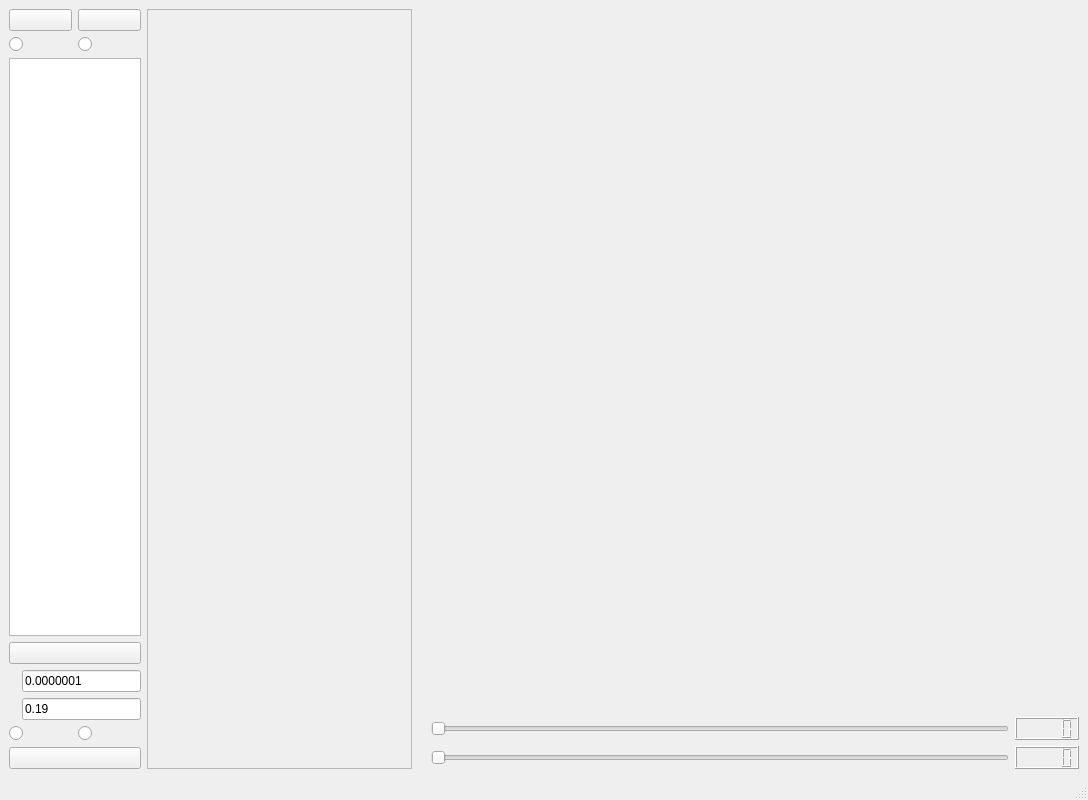
<?xml version="1.0" encoding="UTF-8"?>
<ui version="4.0">
 <class>MainWindow</class>
 <widget class="QMainWindow" name="MainWindow">
  <property name="geometry">
   <rect>
    <x>0</x>
    <y>0</y>
    <width>1088</width>
    <height>800</height>
   </rect>
  </property>
  <property name="windowTitle">
   <string>MainWindow</string>
  </property>
  <widget class="QWidget" name="centralwidget">
   <layout class="QHBoxLayout" name="horizontalLayout_6">
    <item>
     <layout class="QHBoxLayout" name="horizontalLayout_4" stretch="1,2,5">
      <item>
       <layout class="QVBoxLayout" name="verticalLayout_3">
        <item>
         <layout class="QVBoxLayout" name="verticalLayout">
          <item>
           <layout class="QHBoxLayout" name="horizontalLayout_5">
            <item>
             <widget class="QPushButton" name="wyChooseFile">
              <property name="text">
               <string/>
              </property>
              <property name="icon">
               <iconset>
                <normalon>:/pic/img/folder.png</normalon>
               </iconset>
              </property>
              <property name="iconSize">
               <size>
                <width>30</width>
                <height>30</height>
               </size>
              </property>
              <property name="autoDefault">
               <bool>false</bool>
              </property>
             </widget>
            </item>
            <item>
             <widget class="QPushButton" name="wyShowArchitecture">
              <property name="text">
               <string/>
              </property>
              <property name="icon">
               <iconset resource="img.qrc">
                <normaloff>:/pic/img/biology.png</normaloff>:/pic/img/biology.png</iconset>
              </property>
              <property name="iconSize">
               <size>
                <width>30</width>
                <height>30</height>
               </size>
              </property>
             </widget>
            </item>
           </layout>
          </item>
          <item>
           <layout class="QHBoxLayout" name="horizontalLayout">
            <item>
             <widget class="QRadioButton" name="radioButton">
              <property name="text">
               <string/>
              </property>
              <property name="icon">
               <iconset>
                <normalon>:/pic/img/funnel.png</normalon>
               </iconset>
              </property>
              <property name="iconSize">
               <size>
                <width>30</width>
                <height>30</height>
               </size>
              </property>
             </widget>
            </item>
            <item>
             <widget class="QRadioButton" name="radioButton_2">
              <property name="text">
               <string/>
              </property>
              <property name="icon">
               <iconset>
                <normalon>:/pic/img/layers.png</normalon>
               </iconset>
              </property>
              <property name="iconSize">
               <size>
                <width>30</width>
                <height>30</height>
               </size>
              </property>
             </widget>
            </item>
           </layout>
          </item>
         </layout>
        </item>
        <item>
         <widget class="QListView" name="listView"/>
        </item>
        <item>
         <layout class="QVBoxLayout" name="verticalLayout_2">
          <item>
           <widget class="QPushButton" name="wyPlot">
            <property name="text">
             <string/>
            </property>
            <property name="icon">
             <iconset>
              <normalon>:/pic/img/brush.png</normalon>
             </iconset>
            </property>
            <property name="iconSize">
             <size>
              <width>30</width>
              <height>30</height>
             </size>
            </property>
           </widget>
          </item>
          <item>
           <layout class="QHBoxLayout" name="horizontalLayout_7">
            <item>
             <widget class="QLabel" name="labelPatch_2">
              <property name="sizePolicy">
               <sizepolicy hsizetype="Fixed" vsizetype="Fixed">
                <horstretch>0</horstretch>
                <verstretch>0</verstretch>
               </sizepolicy>
              </property>
              <property name="maximumSize">
               <size>
                <width>30</width>
                <height>30</height>
               </size>
              </property>
              <property name="text">
               <string/>
              </property>
              <property name="textFormat">
               <enum>Qt::AutoText</enum>
              </property>
              <property name="pixmap">
               <pixmap resource="img.qrc">:/pic/img/alpha.png</pixmap>
              </property>
              <property name="scaledContents">
               <bool>true</bool>
              </property>
             </widget>
            </item>
            <item>
             <widget class="QLineEdit" name="lineEdit">
              <property name="text">
               <string>0.0000001</string>
              </property>
             </widget>
            </item>
           </layout>
          </item>
          <item>
           <layout class="QHBoxLayout" name="horizontalLayout_8">
            <item>
             <widget class="QLabel" name="labelPatch_3">
              <property name="sizePolicy">
               <sizepolicy hsizetype="Fixed" vsizetype="Fixed">
                <horstretch>0</horstretch>
                <verstretch>0</verstretch>
               </sizepolicy>
              </property>
              <property name="maximumSize">
               <size>
                <width>30</width>
                <height>30</height>
               </size>
              </property>
              <property name="text">
               <string/>
              </property>
              <property name="textFormat">
               <enum>Qt::AutoText</enum>
              </property>
              <property name="pixmap">
               <pixmap resource="img.qrc">:/pic/img/gamma.png</pixmap>
              </property>
              <property name="scaledContents">
               <bool>true</bool>
              </property>
             </widget>
            </item>
            <item>
             <widget class="QLineEdit" name="lineEdit_2">
              <property name="text">
               <string>0.19</string>
              </property>
             </widget>
            </item>
           </layout>
          </item>
          <item>
           <layout class="QHBoxLayout" name="horizontalLayout_9">
            <item>
             <widget class="QRadioButton" name="radioButton_3">
              <property name="text">
               <string/>
              </property>
              <property name="icon">
               <iconset resource="img.qrc">
                <normaloff>:/pic/img/one.png</normaloff>:/pic/img/one.png</iconset>
              </property>
              <property name="iconSize">
               <size>
                <width>30</width>
                <height>30</height>
               </size>
              </property>
             </widget>
            </item>
            <item>
             <widget class="QRadioButton" name="radioButton_4">
              <property name="text">
               <string/>
              </property>
              <property name="icon">
               <iconset resource="img.qrc">
                <normaloff>:/pic/img/two.png</normaloff>:/pic/img/two.png</iconset>
              </property>
              <property name="iconSize">
               <size>
                <width>30</width>
                <height>30</height>
               </size>
              </property>
             </widget>
            </item>
           </layout>
          </item>
          <item>
           <widget class="QPushButton" name="wySubsetSelection">
            <property name="text">
             <string/>
            </property>
            <property name="icon">
             <iconset>
              <normalon>:/pic/img/microscope.png</normalon>
             </iconset>
            </property>
            <property name="iconSize">
             <size>
              <width>30</width>
              <height>30</height>
             </size>
            </property>
           </widget>
          </item>
         </layout>
        </item>
       </layout>
      </item>
      <item>
       <widget class="QScrollArea" name="scrollArea">
        <property name="widgetResizable">
         <bool>true</bool>
        </property>
        <widget class="QWidget" name="scrollAreaWidgetContents">
         <property name="geometry">
          <rect>
           <x>0</x>
           <y>0</y>
           <width>262</width>
           <height>733</height>
          </rect>
         </property>
        </widget>
       </widget>
      </item>
      <item>
       <layout class="QVBoxLayout" name="verticalLayout_4">
        <item>
         <widget class="MatplotlibWidget" name="matplotlibwidget_static" native="true">
          <property name="sizePolicy">
           <sizepolicy hsizetype="Preferred" vsizetype="Expanding">
            <horstretch>0</horstretch>
            <verstretch>0</verstretch>
           </sizepolicy>
          </property>
         </widget>
        </item>
        <item>
         <layout class="QHBoxLayout" name="horizontalLayout_2">
          <item>
           <widget class="QLabel" name="labelPatch">
            <property name="sizePolicy">
             <sizepolicy hsizetype="Fixed" vsizetype="Fixed">
              <horstretch>0</horstretch>
              <verstretch>0</verstretch>
             </sizepolicy>
            </property>
            <property name="maximumSize">
             <size>
              <width>30</width>
              <height>30</height>
             </size>
            </property>
            <property name="text">
             <string/>
            </property>
            <property name="textFormat">
             <enum>Qt::AutoText</enum>
            </property>
            <property name="pixmap">
             <pixmap resource="img.qrc">:/pic/img/input.png</pixmap>
            </property>
            <property name="scaledContents">
             <bool>true</bool>
            </property>
           </widget>
          </item>
          <item>
           <widget class="QSlider" name="horizontalSliderPatch">
            <property name="sizePolicy">
             <sizepolicy hsizetype="Expanding" vsizetype="Fixed">
              <horstretch>0</horstretch>
              <verstretch>0</verstretch>
             </sizepolicy>
            </property>
            <property name="orientation">
             <enum>Qt::Horizontal</enum>
            </property>
           </widget>
          </item>
          <item>
           <widget class="QLCDNumber" name="lcdNumberPatch">
            <property name="sizePolicy">
             <sizepolicy hsizetype="Minimum" vsizetype="Fixed">
              <horstretch>0</horstretch>
              <verstretch>0</verstretch>
             </sizepolicy>
            </property>
           </widget>
          </item>
         </layout>
        </item>
        <item>
         <layout class="QHBoxLayout" name="horizontalLayout_3">
          <item>
           <widget class="QLabel" name="labelSlice">
            <property name="sizePolicy">
             <sizepolicy hsizetype="Fixed" vsizetype="Fixed">
              <horstretch>0</horstretch>
              <verstretch>0</verstretch>
             </sizepolicy>
            </property>
            <property name="maximumSize">
             <size>
              <width>30</width>
              <height>29</height>
             </size>
            </property>
            <property name="text">
             <string/>
            </property>
            <property name="pixmap">
             <pixmap resource="img.qrc">:/pic/img/research.png</pixmap>
            </property>
            <property name="scaledContents">
             <bool>true</bool>
            </property>
           </widget>
          </item>
          <item>
           <widget class="QSlider" name="horizontalSliderSlice">
            <property name="orientation">
             <enum>Qt::Horizontal</enum>
            </property>
           </widget>
          </item>
          <item>
           <widget class="QLCDNumber" name="lcdNumberSlice">
            <property name="sizePolicy">
             <sizepolicy hsizetype="Minimum" vsizetype="Fixed">
              <horstretch>0</horstretch>
              <verstretch>0</verstretch>
             </sizepolicy>
            </property>
           </widget>
          </item>
         </layout>
        </item>
       </layout>
      </item>
     </layout>
    </item>
   </layout>
  </widget>
  <widget class="QMenuBar" name="menubar">
   <property name="geometry">
    <rect>
     <x>0</x>
     <y>0</y>
     <width>1088</width>
     <height>23</height>
    </rect>
   </property>
  </widget>
  <widget class="QStatusBar" name="statusbar"/>
 </widget>
 <customwidgets>
  <customwidget>
   <class>MatplotlibWidget</class>
   <extends>QWidget</extends>
   <header location="global">matplotlibwidget.h</header>
   <container>1</container>
  </customwidget>
 </customwidgets>
 <resources>
  <include location="img.qrc"/>
 </resources>
 <connections/>
</ui>
